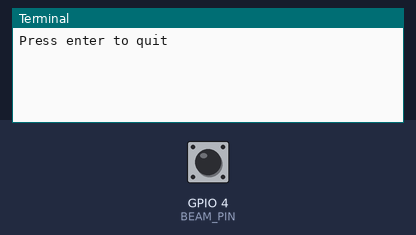
The program below on a simulated Raspberry Pi (BCM pin numbers). On the bench: the last lines printed to the terminal. Inputs (shaded band) come from the test bench; at power-on: GPIO 4 (BEAM_PIN) HIGH.

Above: at 1.2 s.
1.3 s: GPIO 4 (BEAM_PIN) pulled LOW for 0.15 s
At 1.43 s:
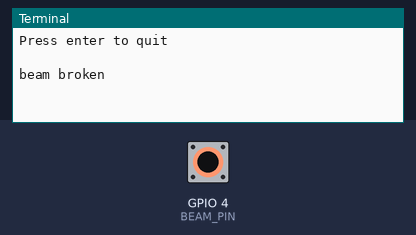
At 2.5 s:
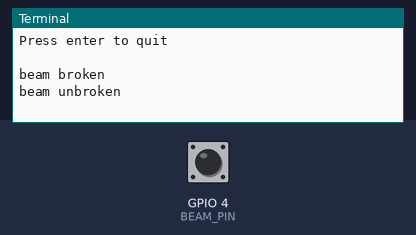

Measured:
- after the input at 1.3 s, the terminal: prints a new line at once (image 1)

The program:

breakbeam.py
```python
import RPi.GPIO as GPIO

BEAM_PIN = 4

def break_beam_callback(channel):
    if GPIO.input(BEAM_PIN):
        print("beam unbroken")
    else:
        print("beam broken")

GPIO.setmode(GPIO.BCM)
GPIO.setup(BEAM_PIN, GPIO.IN, pull_up_down=GPIO.PUD_UP)
GPIO.add_event_detect(BEAM_PIN, GPIO.BOTH, callback=break_beam_callback)

message = input("Press enter to quit\n\n")
GPIO.cleanup()
```
